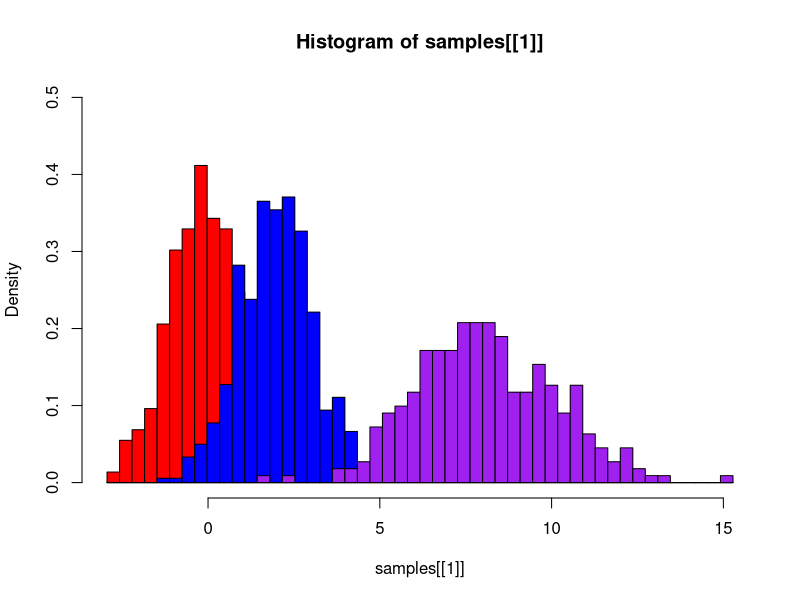
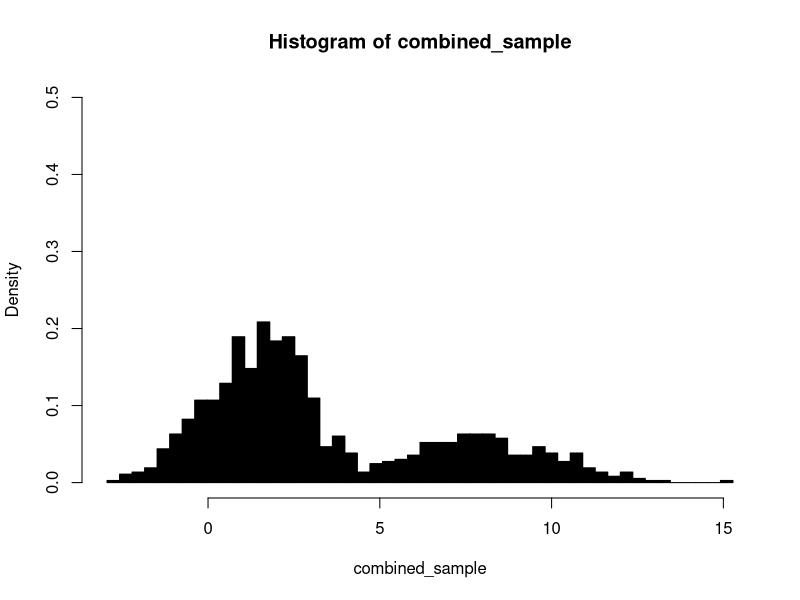
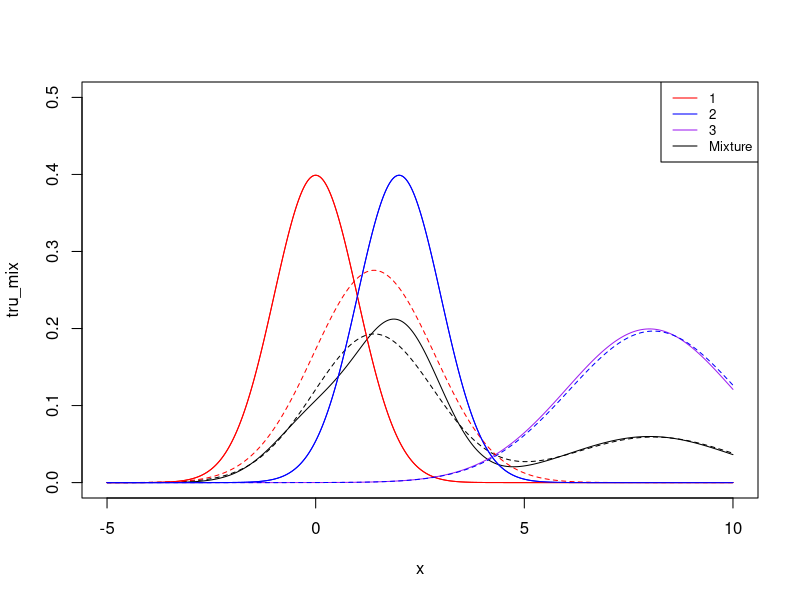

Write R code to recreate these figures, in order.
## ---- chunk 1
knitr::opts_chunk$set(echo = TRUE)
## ---- chunk 2
# parameters
seed = 1
n = 1000
x = seq(-5, 10, 0.01)

# model param for more than 2 groups become vectors
# thetas must sum to 1
num_cls = 3
thetas = c(0.2, 0.5, 0.3)
deltas = c(0, 2, 8)
alphas = c(1, 1, 2)

# Specify list of colors, at least num_cls + 1 many distinct ones for plotting
cols = c('red','blue','purple','black')
## ---- chunk 3
# simulate sampling from mixture
set.seed(seed)
p = runif(n)

# determine sample size of each group
group_size = c()
for (i in 1:num_cls) {
  if (i == 1) {
    group_size[i] = sum(p < thetas[i])
  } else {
    group_size[i] = sum(p < sum(thetas[1:i]) & p >= sum(thetas[1:i-1]))
  }
}

# take samples based on parameters
samples = list()
for (i in 1:num_cls) {
  samples[[i]] = rnorm(group_size[i], deltas[i], alphas[i])
}

# combined sample
combined_sample = c()
for (i in 1:num_cls) {
  combined_sample = append(combined_sample, samples[[i]])
}
combined_sample = sample(combined_sample)

## ---- chunk 4
# histograms of samples - need to manually add histograms if more components due to color specification
x_lims = c(min(combined_sample), max(combined_sample))
bin_width = (x_lims[2]-x_lims[1])/50
p1 = hist(samples[[1]], col = cols[1], xlim = x_lims, ylim = c(0, 0.5), prob = TRUE, breaks = seq(x_lims[1], x_lims[2], bin_width))
p2 = hist(samples[[2]], col = cols[2], xlim = x_lims, prob = TRUE, breaks = seq(x_lims[1], x_lims[2], bin_width), add = TRUE)
p3 = hist(samples[[3]], col = cols[3], xlim = x_lims, prob = TRUE, breaks = seq(x_lims[1], x_lims[2], bin_width), add = TRUE)
pc = hist(combined_sample, col = cols[4], xlim = x_lims, ylim = c(0, 0.5), prob = TRUE, breaks = seq(x_lims[1], x_lims[2], bin_width))
## ---- chunk 5
# EM Fitting
library(mclust)
mod = Mclust(combined_sample)
## ---- chunk 6
# EM estimated parameters 
paste0("Number of Classes: ", mod$G)
est_params = data.frame(matrix(nrow = 3, ncol = mod$G))
rownames(est_params) = c("Delta","Alpha","Theta")
colnames(est_params) = seq(1,mod$G)
est_params["Delta",] = mod$parameters$mean
est_params["Alpha",] = sqrt(mod$parameters$variance$sigmasq)
est_params["Theta",] = mod$parameters$pro
est_params

# True parameters
tru_params = data.frame(matrix(nrow = 3, ncol = num_cls))
rownames(tru_params) = c("Delta","Alpha","Theta")
colnames(tru_params) = seq(1,num_cls)
tru_params["Delta",] = deltas
tru_params["Alpha",] = alphas
tru_params["Theta",] = thetas
tru_params

## ---- chunk 7
# plot densities of true and estimated densities

tru_dens = list()
est_dens = list()
for (i in 1:num_cls) {
  tru_dens[[i]] = dnorm(x, deltas[i], alphas[i])
}
for (i in 1:mod$G) {
  est_dens[[i]] = dnorm(x, est_params['Delta',i], est_params['Alpha',i])
}

tru_mix = tru_dens[[1]] * thetas[1]
est_mix = est_dens[[1]] * est_params['Theta',1]

for (i in 2:num_cls) {
  tru_mix = tru_mix + tru_dens[[i]] * thetas[i]
}
for (i in 2:mod$G) {
  est_mix = est_mix + est_dens[[i]] * est_params['Theta',i]
}

plot(x, tru_mix, col = cols[num_cls+1], type='l', ylim = c(0, 0.5))
lines(x, est_mix, col = cols[num_cls+1], lty=2)
for (i in 1:num_cls) {
  lines(x, tru_dens[[i]], col = cols[i])
}
for (i in 1:mod$G) {
  lines(x, tru_dens[[i]], col = cols[i])
  lines(x, est_dens[[i]], col = cols[i], lty=2)
}
legend("topright", legend=c(seq(1,num_cls), "Mixture"),
       col=cols, lty=1, cex=0.8)

## ---- chunk 8
# works very well with 
num_cls = 3
thetas = c(0.2, 0.5, 0.3)
deltas = c(0, 2, 8)
alphas = c(3, 1, 2)

# works poorly with
num_cls = 3
thetas = c(0.2, 0.5, 0.3)
deltas = c(0, 2, 8)
alphas = c(1, 5, 2)

# only small changes in variance, but big difference in EM performance
# order of densities being estimated important 

# wrong number of classes with 
num_cls = 3
thetas = c(0.2, 0.5, 0.3)
deltas = c(0, 2, 8)
alphas = c(1, 1, 2)
# estimates num_cls = 2
num_cls = 3
thetas = c(0.2, 0.5, 0.3)
deltas = c(0, -2, 3)
alphas = c(1, 4, 4)
# estimates num_cls = 2
